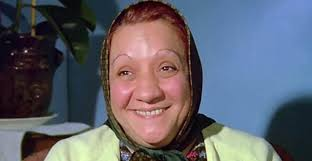
#> input picture resimaynalamauzatmatekrarsarma/adile.jpeg, 312 x 161 px
$ python resmiaynalamauzatma.py
#> lines starting #> are read from the running program, lines starting #| are printed output that depends on the picture
import cv2
import numpy as np

resim= cv2.imread("adile.jpeg")
#> resim is the input picture: shape (161, 312, 3); mean B, G, R 106.3, 96.3, 95.4

#sınır çerçeveleme copymake border
aynalamaresim=cv2.copyMakeBorder(resim,100,100,100,100,cv2.BORDER_REFLECT)
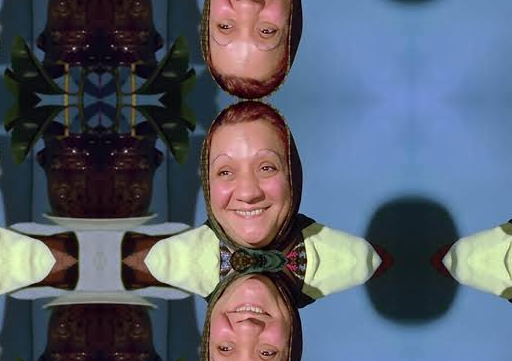
#> aynalamaresim: shape (361, 512, 3); mean B, G, R 108.8, 95, 88.3
#cv2.border_reflect sınırları,kenarlıkları tekrarla aynalanan resme özel durum
uzatmaresim=cv2.copyMakeBorder(resim,120,120,120,120,cv2.BORDER_REPLICATE)
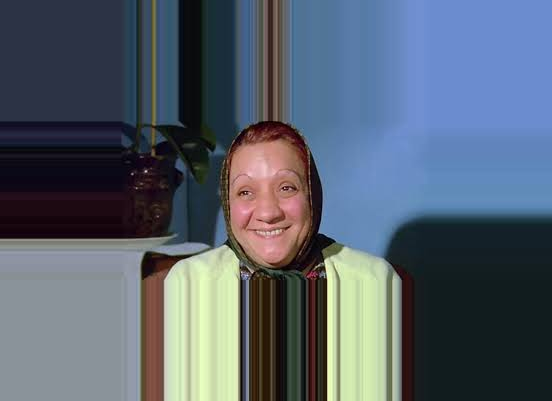
#> uzatmaresim: shape (401, 552, 3); mean B, G, R 109.2, 96.5, 85.8
#cv2.BORDER_REPLICATE tekrarlama
tekrarresim=cv2.copyMakeBorder(resim,100,100,100,100,cv2.BORDER_WRAP)
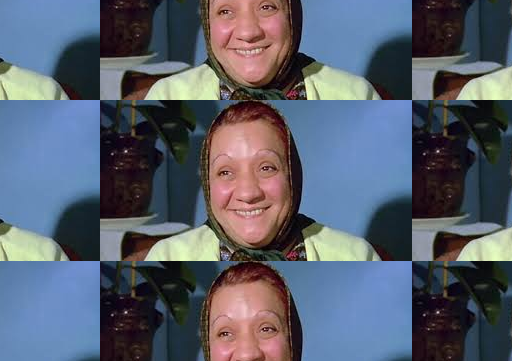
#> tekrarresim: shape (361, 512, 3); mean B, G, R 108.8, 95, 88.3
#cv2.BORDER_WRAP paketleme üste alta sağa sola paketler
çerçeveresim=cv2.copyMakeBorder(resim,20,20,20,20,cv2.BORDER_CONSTANT,value=(70,100,255))
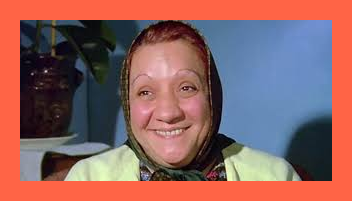
#> çerçeveresim: shape (201, 352, 3); mean B, G, R 95.8, 97.4, 141.7
#cv2.BORDER_CONSTANT çerçeve oluşturur value renk belirlenir orjinal siyahtır

cv2.imshow("aynalanan adile fotoğraf",aynalamaresim)#aynalanan resmi göstermek için
cv2.imshow("uzatma adile resim",uzatmaresim)
cv2.imshow("tekrarlanan adile",tekrarresim)
cv2.imshow("çerçeveli resim",çerçeveresim)

cv2.waitKey(0)
cv2.destroyAllWindows()
